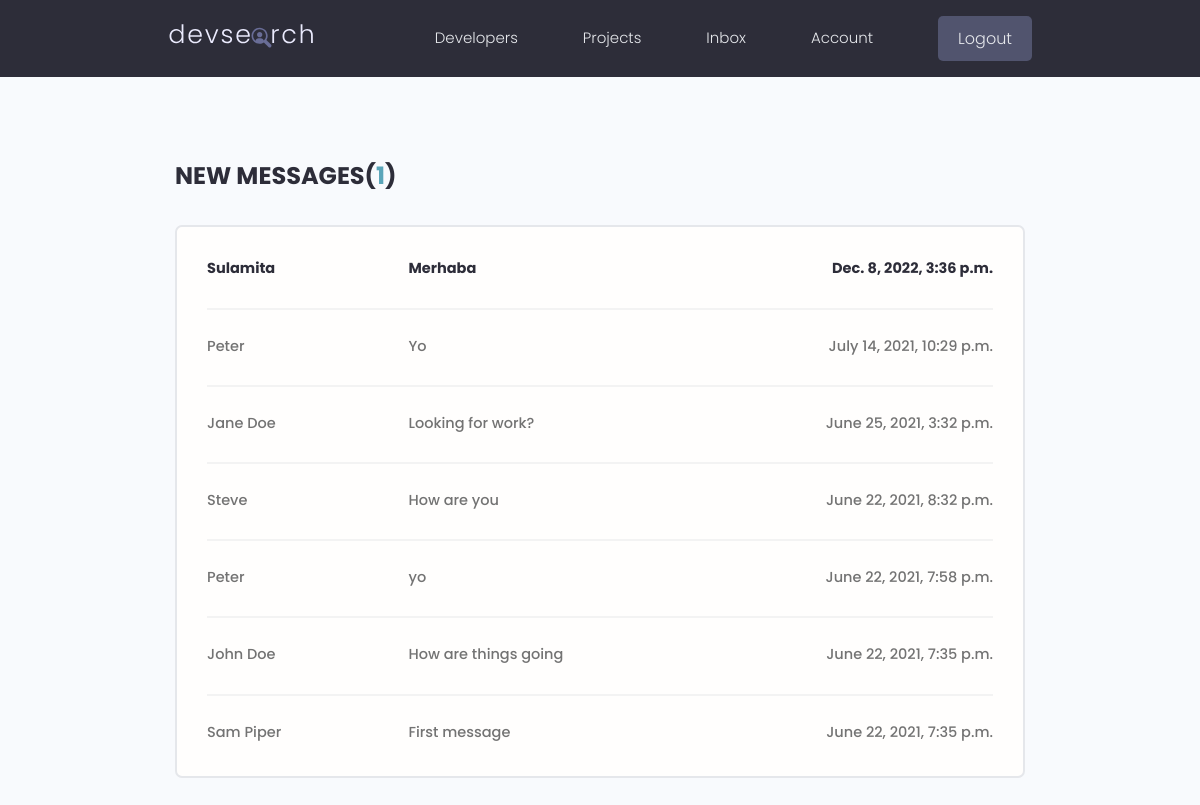
The page /inbox/ (signed in) on the database its author committed.
### users/models.py (models this page shows, shortened)
class Message(models.Model):
    sender = models.ForeignKey(Profile, on_delete=models.SET_NULL, null=True, blank=True) #If I send a message and delete my account I want the recipient to still see the message.
    recipient = models.ForeignKey(Profile, on_delete=models.SET_NULL, null=True, blank=True, related_name="messages") #If we don't have related_name Django won't let us have connection to Profile twice, now to access profile messages instead of doing profile.message.set we are just going to be able to type in messages.
    name = models.CharField(max_length=200, null=True, blank=True)
    email = models.EmailField(max_length=200, null=True, blank=True)
    subject = models.CharField(max_length=200, null=True, blank=True)
    body = models.TextField()
    is_read = models.BooleanField(default=False, null=True)
    created = models.DateTimeField(auto_now_add=True)
    id = models.UUIDField(default=uuid.uuid4, unique=True,
                          primary_key=True, editable=False)
    class Meta:
        ordering = ['is_read', '-created']

### users/views.py (the view)
# urls.py: path('inbox/', views.inbox, name="inbox"),
@login_required(login_url='login')
def inbox(request):
    profile = request.user.profile
    messageRequests = profile.messages.all() #Normalde profile.messages_set.all() gerekirdi ancak isim verdiğimiz için Models'de gerek yok.
    unreadCount = messageRequests.filter(is_read=False).count()
    context = {'messageRequests': messageRequests, 'unreadCount': unreadCount}
    return render(request, 'users/inbox.html', context)

### users/templates/users/inbox.html
{% extends 'main.html' %}
{% block content %}
<main class="inbox my-xl">
  <div class="content-box">
    <h3 class="inbox__title">New Messages(<span>{{unreadCount}}</span>)</h3>
    <ul class="messages">
      {% for message in messageRequests %}
      {% if message.is_read == False %}
      <li class="message message--unread">
        {% else %}
      <li class="message">
        {% endif %}
        <a href="{% url 'message' message.id %}">
          <span class="message__author">{{message.name}}</span>
          <span class="message__subject">{{message.subject}}</span>
          <span class="message__date">{{message.created}}</span>
        </a>
      </li>
      {% endfor %}
    </ul>
  </div>
</main>
{% endblock content %}

### static/styles/app.css (style rules this page uses)
:root { --color-sub: #2d2d39; }
.content-box { width: 95%; max-width: 85rem; margin: 0 auto; }
.inbox { height: 90vh; }
.inbox__title, .inbox__title span { font-size: 2.4rem; font-weight: 700; color: var(--color-sub); text-transform: uppercase; text-align: left; margin-bottom: 3rem; }
.inbox__title span { color: var(--color-main); }
.messages { list-style: none; background: var(--color-white); padding: 0.5rem 3rem; border: 2px solid var(--color-light); border-radius: 0.7rem; }
.message { padding: 2.5rem 0; }
.message > a span { font-size: 1.45rem; font-weight: 500; }
.message.message--unread a span { font-weight: 700; color: var(--color-sub); }
.message:not(:last-child) { border-bottom: 2px solid var(--color-white-light); }
.message > a { display: flex; gap: 1rem; }
.message__author, .message__date { flex-basis: 25%; }
.message__subject { flex-basis: 50%; }
.message__date { text-align: right; }

### static/uikit/styles/modules/_variables.css (style rules this page uses)
:root { --color-main: #5aa5b9; --color-main-light: #e6faff; --color-sub: #3f4156; --color-sub-light: #51546e; --color-sub-lighter: #ededfd; --color-text: #737373; --color-gray: #8b8b8b; --color-light: #e5e7eb; --color-light-gray: #767676; --color-bg: #f8fafd; --color-white: #fffefd; --color-white-light: #f3f3f3; --color-success: #359e64; --color-success-bg: #def8e8; --color-error: #fc4b0b; --color-error-bg: #fff2ee; --font-base: 'Poppins', arial, helvetica, 'Segoe UI', roboto, ubuntu, sans-serif; --font-monospace: 'Fira Code', 'Courier New', courier, monospace; --font-regular: 300; --font-medium: 500; --font-bold: 700; --generic-shadow: 1px 1px 5px #00000010; --generic-transition: all 0.3s ease-in-out; }

### static/uikit/styles/modules/_base.css (style rules this page uses)
* { margin: 0; padding: 0; box-sizing: border-box; text-rendering: optimizeLegibility; color: inherit; font-size: inherit; }
html { font-size: 50%; }
@media only screen and (min-width: 480px) { html { font-size: 56.25%; } }
@media only screen and (min-width: 1200px) { html { font-size: 62.5%; } }
body { line-height: 1.6; font-weight: 400; font-size: 1.5rem; color: var(--color-text); background-color: var(--color-bg); min-height: 100vh; }

### static/uikit/styles/modules/_typography.css (style rules this page uses)
* { font-family: var(--font-base); }
h3 { font-size: 3.2rem; font-weight: var(--font-medium); }
p, span, strong { font-size: 1.6rem; color: var(--color-text); font-weight: var(--font-regular); }
a { padding-bottom: 2px; text-decoration: none; display: inline-block; color: var(--color-main); font-weight: var(--font-medium); }

### static/uikit/styles/modules/_utilities.css (style rules this page uses)
.my-xl { margin: 8rem auto; }

### rows shown on the page
Message: name "Sulamita", subject "Merhaba", created "Dec. 8, 2022, 3:36 p.m."
Message: name "Peter", subject "Yo", created "July 14, 2021, 10:29 p.m."
Message: name "Jane Doe", subject "Looking for work?", created "June 25, 2021, 3:32 p.m."
Message: name "Steve", subject "How are you", created "June 22, 2021, 8:32 p.m."
Message: name "Peter", subject "yo", created "June 22, 2021, 7:58 p.m."
Message: name "John Doe", subject "How are things going", created "June 22, 2021, 7:35 p.m."
Message: name "Sam Piper", subject "First message", created "June 22, 2021, 7:35 p.m."

### other values the page prints
{{ unreadCount }} "1"
